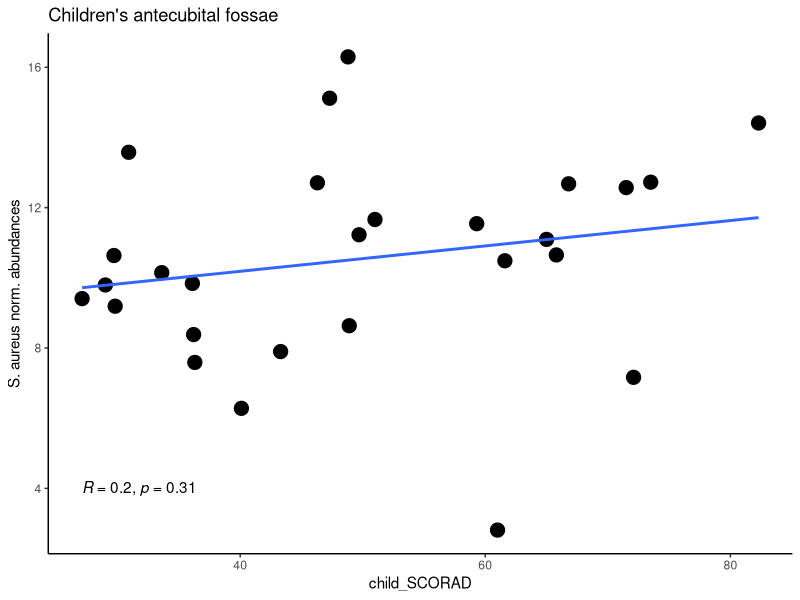
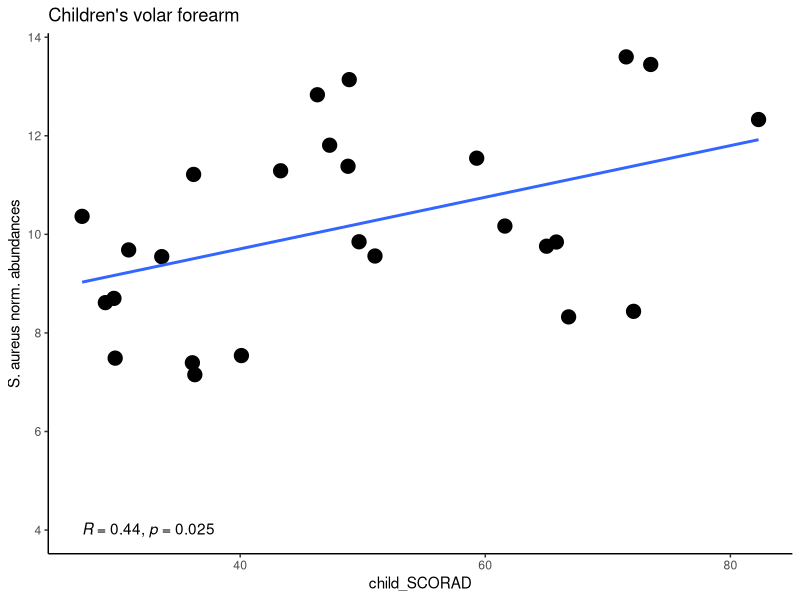
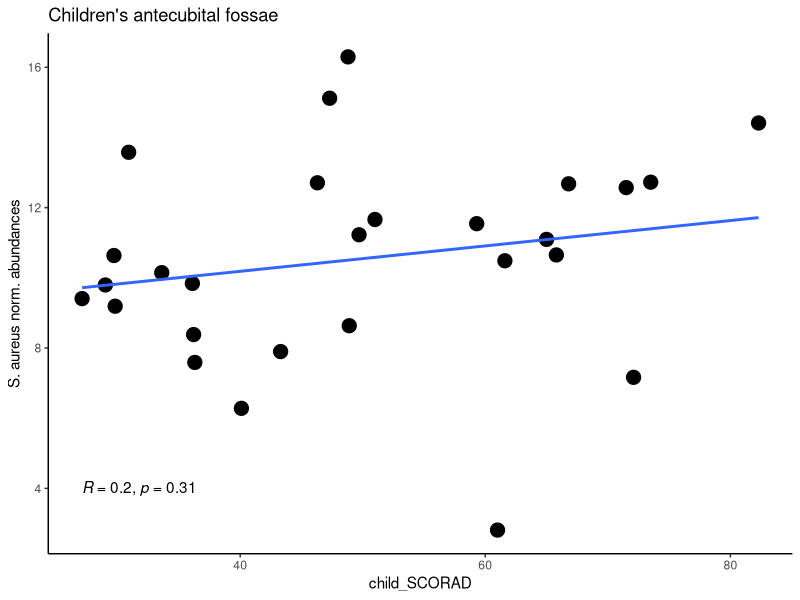
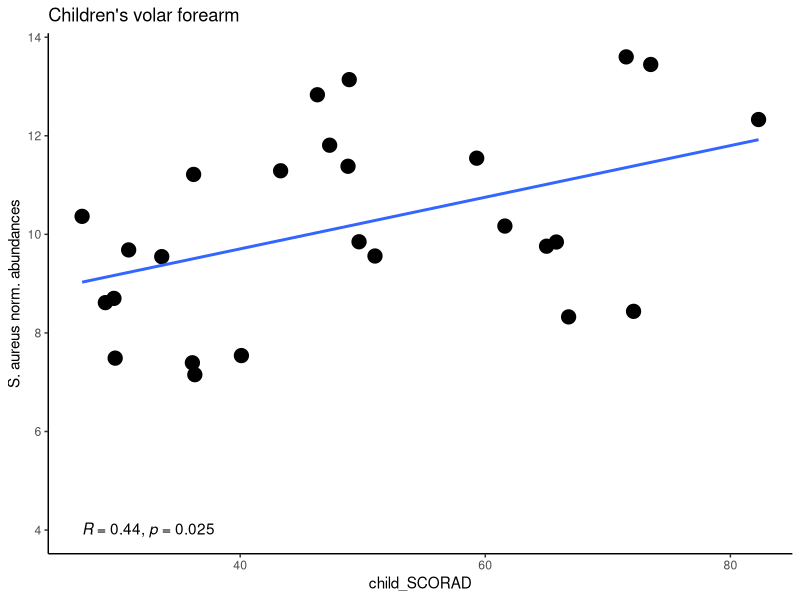

Recreate these plots in R, in order.
## ---- chunk 1
knitr::opts_chunk$set(echo = TRUE)
## ---- chunk 2
library(tidyverse)
library(here)
library(ggpubr)
## ---- chunk 3
#NB: some features are NA because said library was excluded from analysis etc
combined_demographics <- read_tsv("../metadata/combined_demographics.tsv")

demographics_AD_child <- combined_demographics %>% filter(str_detect(subject_ID, pattern="^[A]"))

## ---- chunk 4

#plot for children's antecubital fossae dataset

AD_child_AC_CSS_SCORAD_plot <- ggplot(demographics_AD_child %>% filter(!is.na(AC_S_aureus_CSS)), aes(x=child_SCORAD, y=AC_S_aureus_CSS)) + geom_point(size=4.5) + 
  theme_classic() + geom_smooth(method='lm', se=FALSE) + stat_cor(label.y=4) +
  ylab("S. aureus norm. abundances") + ggtitle("Children's antecubital fossae")

AD_child_AC_CSS_SCORAD_plot

ggsave("../plots/figS3_child_AC_scorad.svg", plot=AD_child_AC_CSS_SCORAD_plot, 
       width=10, height=8)
## ---- chunk 5

#plot for children's volar forearm dataset

AD_child_VF_CSS_SCORAD_plot <- ggplot(demographics_AD_child %>% filter(!is.na(VF_S_aureus_CSS)), aes(x=child_SCORAD, y=VF_S_aureus_CSS)) + geom_point(size=4.5) + 
  theme_classic() + geom_smooth(method='lm', se=FALSE) + stat_cor(label.y=4) +
  ylab("S. aureus norm. abundances") + ggtitle("Children's volar forearm")

AD_child_VF_CSS_SCORAD_plot

ggsave("../plots/figS3_child_VF_scorad.svg", plot=AD_child_VF_CSS_SCORAD_plot, 
       width=10, height=8)
